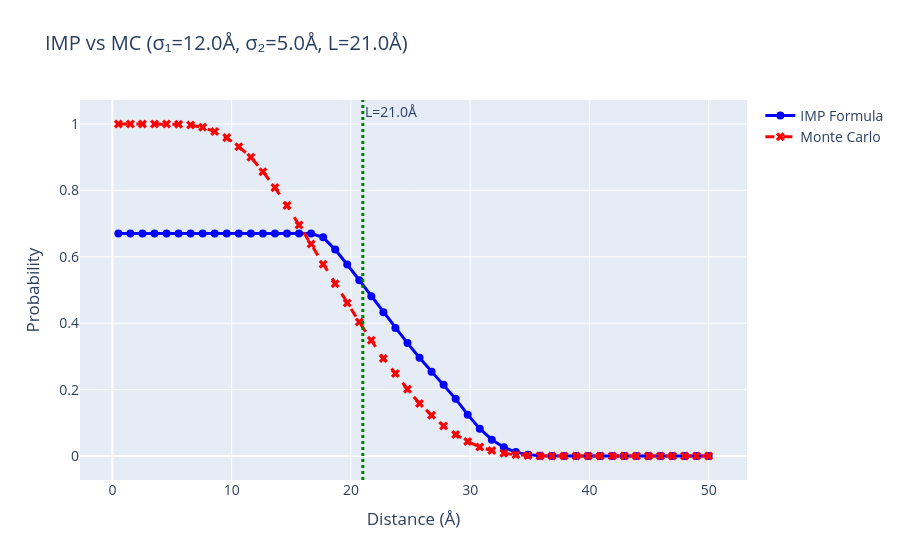

The cell this chart's notebook holds for it:
### Code cell
import numpy as np
import matplotlib.pyplot as plt
import IMP
import IMP.core
from math import pi
import os

def compute_imp_probability(d, sigma1, sigma2, L):
    """
    Compute IMP analytical formula probability (pofr only).
    Matches logic of CrossLinkMS class exactly.
    
    Parameters:
    -----------
    d : float
        Distance between particle centers
    sigma1, sigma2 : float
        Uncertainty radii
    L : float
        Crosslinker maximum length
    """
    # Helper function matching CrossLinkMS.sphere_cap
    def sphere_cap(r1, r2, d):
        sc = 0.0
        if d <= max(r1, r2) - min(r1, r2):
            sc = min(4.0 / 3 * pi * r1 * r1 * r1,
                     4.0 / 3 * pi * r2 * r2 * r2)
        elif d >= r1 + r2:
            sc = 0
        else:
            sc = (pi / 12 / d * (r1 + r2 - d) * (r1 + r2 - d)) * \
                 (d * d + 2 * d * r1 - 3 * r1 * r1 + 2 * d * r2 + 6 * r1 * r2 -
                  3 * r2 * r2)
        return sc

    # Logic matching CrossLinkMS.get_probability loop
    dist = d
    if dist <= 0.001: dist = 0.001
    
    sigmai = sigma1
    sigmaj = sigma2

    voli = 4.0 / 3.0 * pi * sigmai * sigmai * sigmai
    volj = 4.0 / 3.0 * pi * sigmaj * sigmaj * sigmaj

    fi = 0
    fj = 0

    if dist < sigmai + sigmaj:
        xlvol = 4.0 / 3.0 * pi * (L / 2) * (L / 2) * \
            (L / 2)
        fi = min(voli, xlvol)
        fj = min(volj, xlvol)
    else:
        di = dist - sigmaj - L / 2
        dj = dist - sigmai - L / 2
        fi = sphere_cap(sigmai, L / 2, abs(di))
        fj = sphere_cap(sigmaj, L / 2, abs(dj))

    pofr = fi * fj / voli / volj
    
    return pofr

def compute_mc_probability(p1, p2, sigma1, sigma2, L, N=100000):
    """
    Compute Monte Carlo probability by sampling uniformly within spheres.
    
    Parameters:
    -----------
    p1, p2 : np.ndarray
        Center positions of spheres
    sigma1, sigma2 : float
        Radii of uncertainty spheres
    L : float
        Crosslinker maximum length
    N : int
        Number of MC samples
    
    Returns:
    --------
    prob_mc : float
        Probability that distance < L
    """
    # Sample points uniformly within sphere 1
    # Method: Sample from uniform sphere using rejection sampling or inverse transform
    q1_samples = sample_uniform_sphere(p1, sigma1, N)
    q2_samples = sample_uniform_sphere(p2, sigma2, N)
    
    # Calculate pairwise distances
    distances = np.linalg.norm(q1_samples - q2_samples, axis=1)
    
    # Probability that distance < L
    prob_mc = np.mean(distances < L)
    return prob_mc

def sample_uniform_sphere(center, radius, N):
    """
    Sample points uniformly within a sphere using the standard method.
    More efficient than rejection sampling.
    
    Parameters:
    -----------
    center : np.ndarray, shape (3,)
        Center of sphere
    radius : float
        Radius of sphere
    N : int
        Number of samples needed
    
    Returns:
    --------
    samples : np.ndarray, shape (N, 3)
        Points uniformly distributed within sphere
    """
    # Sample radial distance: r^3 uniform -> r = radius * u^(1/3)
    u = np.random.uniform(0, 1, N)
    r = radius * u**(1/3)
    
    # Sample directions uniformly on sphere
    theta = np.random.uniform(0, 2*np.pi, N)  # Azimuthal angle
    phi = np.arccos(2*np.random.uniform(0, 1, N) - 1)  # Polar angle (uniform in cos)
    
    # Convert to Cartesian
    x = r * np.sin(phi) * np.cos(theta)
    y = r * np.sin(phi) * np.sin(theta)
    z = r * np.cos(phi)
    
    samples = np.column_stack((x, y, z)) + center
    return samples

import os
import numpy as np
import matplotlib.pyplot as plt
import plotly.graph_objects as go  # For interactive Plotly plot

def create_comparison_plot(sigma1=5.0, sigma2=5.0, L=21.0, N_mc=100000):
    """
    Simplified comparison plot: IMP vs Monte Carlo probabilities.
    Interactive Plotly plot displayed, Matplotlib used for PDF save.
    """
    distances = np.linspace(0.5, 50, 50)
    prob_imp = []
    prob_mc = []
    
    p1 = np.array([0.0, 0.0, 0.0])
    
    print(f"Computing probabilities (N={N_mc})...")
    for sep in distances:
        p2 = np.array([sep, 0.0, 0.0])
        prob_imp.append(compute_imp_probability(sep, sigma1, sigma2, L))
        prob_mc.append(compute_mc_probability(p1, p2, sigma1, sigma2, L, N=N_mc))
    
    # Create Plotly figure for interactive display
    fig_plotly = go.Figure()
    fig_plotly.add_trace(go.Scatter(x=distances, y=prob_imp, mode='lines+markers', name='IMP Formula', line=dict(color='blue', width=3), marker=dict(size=8)))
    fig_plotly.add_trace(go.Scatter(x=distances, y=prob_mc, mode='lines+markers', name='Monte Carlo', line=dict(color='red', width=3, dash='dash'), marker=dict(size=8, symbol='x')))
    fig_plotly.add_vline(x=L, line=dict(color='green', dash='dot', width=3), annotation_text=f'L={L}Å')
    fig_plotly.update_layout(
        title=f'IMP vs MC (σ₁={sigma1}Å, σ₂={sigma2}Å, L={L}Å)',
        xaxis_title='Distance (Å)',
        yaxis_title='Probability',
        font=dict(size=14)
    )
    fig_plotly.show()  # Display interactive Plotly plot
    
    # Create Matplotlib figure for PDF save
    fig, ax = plt.subplots(figsize=(10, 6))
    ax.plot(distances, prob_imp, 'o-', color='blue', linewidth=3, markersize=8, label='IMP Formula')
    ax.plot(distances, prob_mc, 'x--', color='red', linewidth=3, markersize=8, label='Monte Carlo')
    ax.axvline(x=L, color='green', linestyle=':', linewidth=3, label=f'L={L}Å')
    ax.set_xlabel('Distance (Å)', fontsize=16)
    ax.set_ylabel('Probability', fontsize=16)
    ax.set_title(f'IMP vs MC (σ₁={sigma1}Å, σ₂={sigma2}Å, L={L}Å)', fontsize=18)
    ax.legend(fontsize=14)
    ax.grid(True, alpha=0.3)
    
    # Ensure output directory exists
    if not os.path.exists("output_figures"):
        os.makedirs("output_figures")
    
    # Save as PDF
    filename = f"output_figures/imp_vs_mc_sigma{sigma1}_L{L}.pdf"
    fig.savefig(filename, bbox_inches='tight')
    print(f"Figure saved to {filename}")
    
    return fig, {
        'distances': distances, 
        'prob_imp': np.array(prob_imp), 
        'prob_mc': np.array(prob_mc)
    }
    
# Example usage (same as before)
fig_comparison, results = create_comparison_plot(
    sigma1=12.0, 
    sigma2=5.0, 
    L=21.0, 
    N_mc=100000
)

#fig_comparison.show()

# Detailed table
print("\nDetailed Comparison Table:")
print("-" * 80)
print(f"{'Distance (Å)':>12} | {'IMP Prob':>10} | {'MC Prob':>10} |")
print("-" * 80)

test_distances = [2.0, 3.0, 4.0, 5.0, 8.0, 10.0, 12.0, 15.0, 18.0, 20.0, 20.5, 21.0, 22.0, 23.0, 25.0, 30.0, 40.0]
for test_d in test_distances:
    idx = np.argmin(np.abs(results['distances'] - test_d))
    actual_d = results['distances'][idx]
    p_imp = results['prob_imp'][idx]
    p_mc = results['prob_mc'][idx]
    
    print(f"{actual_d:12.1f} | {p_imp:10.6f} | {p_mc:10.6f} |")

print("-" * 80)

### Figure 1 — Plotly figure (JSON) as saved in the notebook; plotly's stock layout.template omitted (floating-point values rounded to 4 significant figures)
{"data": [{"line": {"color": "blue", "width": 3}, "marker": {"size": 8}, "mode": "lines+markers", "name": "IMP Formula", "type": "scatter", "x": [0.5, 1.51, 2.52, 3.531, 4.541, 5.551, 6.561, 7.571, 8.582, 9.592, 10.6, 11.61, 12.62, 13.63, 14.64, 15.65, 16.66, 17.67, 18.68, 19.69, 20.7, 21.71, 22.72, 23.73, 24.74, 25.76, 26.77, 27.78, 28.79, 29.8, 30.81, 31.82, 32.83, 33.84, 34.85, 35.86, 36.87, 37.88, 38.89, 39.9, 40.91, 41.92, 42.93, 43.94, 44.95, 45.96, 46.97, 47.98, 48.99, 50.0], "y": [0.6699, 0.6699, 0.6699, 0.6699, 0.6699, 0.6699, 0.6699, 0.6699, 0.6699, 0.6699, 0.6699, 0.6699, 0.6699, 0.6699, 0.6699, 0.6699, 0.6699, 0.6585, 0.6216, 0.5768, 0.5292, 0.4809, 0.4329, 0.3858, 0.3401, 0.2961, 0.2541, 0.2145, 0.1721, 0.1246, 0.08229, 0.04924, 0.02611, 0.01175, 0.004118, 0.0009314, 7.677e-05, 1.104e-08, 0, 0, 0, 0, 0, 0, 0, 0, 0, 0, 0, 0]}, {"line": {"color": "red", "dash": "dash", "width": 3}, "marker": {"size": 8, "symbol": "x"}, "mode": "lines+markers", "name": "Monte Carlo", "type": "scatter", "x": [0.5, 1.51, 2.52, 3.531, 4.541, 5.551, 6.561, 7.571, 8.582, 9.592, 10.6, 11.61, 12.62, 13.63, 14.64, 15.65, 16.66, 17.67, 18.68, 19.69, 20.7, 21.71, 22.72, 23.73, 24.74, 25.76, 26.77, 27.78, 28.79, 29.8, 30.81, 31.82, 32.83, 33.84, 34.85, 35.86, 36.87, 37.88, 38.89, 39.9, 40.91, 41.92, 42.93, 43.94, 44.95, 45.96, 46.97, 47.98, 48.99, 50.0], "y": [1, 1, 1, 1, 1, 0.9994, 0.997, 0.9899, 0.9774, 0.959, 0.9317, 0.9001, 0.8564, 0.8084, 0.7544, 0.6957, 0.6386, 0.5774, 0.5186, 0.4611, 0.4034, 0.3483, 0.2937, 0.2487, 0.2014, 0.1582, 0.1227, 0.09057, 0.06505, 0.04343, 0.02693, 0.01648, 0.00799, 0.00348, 0.00124, 0.00032, 2e-05, 0, 0, 0, 0, 0, 0, 0, 0, 0, 0, 0, 0, 0]}], "layout": {"annotations": [{"showarrow": false, "text": "L=21.0Å", "x": 21, "xanchor": "left", "xref": "x", "y": 1, "yanchor": "top", "yref": "y domain"}], "font": {"size": 14}, "shapes": [{"line": {"color": "green", "dash": "dot", "width": 3}, "type": "line", "x0": 21, "x1": 21, "xref": "x", "y0": 0, "y1": 1, "yref": "y domain"}], "title": {"text": "IMP vs MC (σ₁=12.0Å, σ₂=5.0Å, L=21.0Å)"}, "xaxis": {"title": {"text": "Distance (Å)"}}, "yaxis": {"title": {"text": "Probability"}}}}
